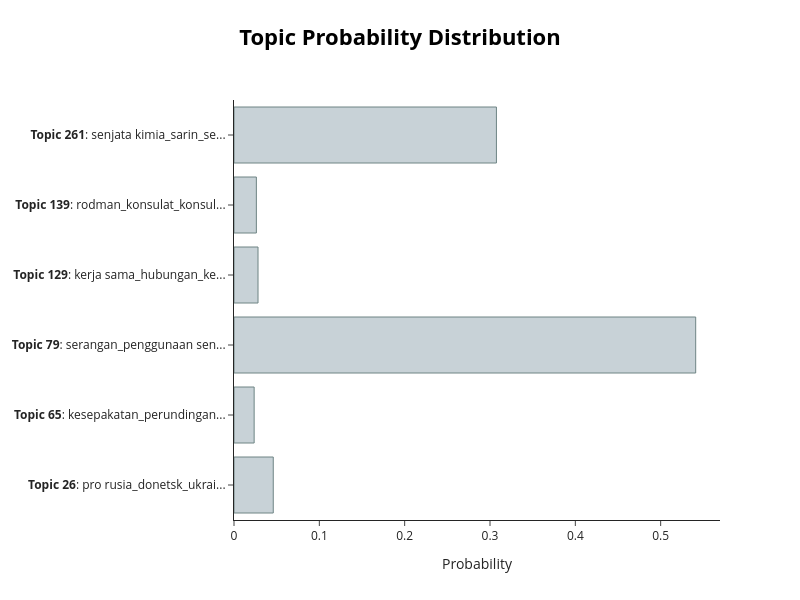

Notebook code for this chart:
### Code cell
# Visualize the topic-document distribution for a single document
loaded_model.visualize_distribution(topic_distr[0])

### Figure 1 — Plotly figure (JSON) as saved in the notebook; plotly's stock layout.template omitted (floating-point values rounded to 4 significant figures)
{"data": [{"marker": {"color": "#C8D2D7", "line": {"color": "#6E8484", "width": 1}}, "orientation": "h", "type": "bar", "x": [0.046, 0.02362, 0.541, 0.02816, 0.0262, 0.3075], "y": ["<b>Topic 26</b>: pro rusia_donetsk_ukrai...", "<b>Topic 65</b>: kesepakatan_perundingan...", "<b>Topic 79</b>: serangan_penggunaan sen...", "<b>Topic 129</b>: kerja sama_hubungan_ke...", "<b>Topic 139</b>: rodman_konsulat_konsul...", "<b>Topic 261</b>: senjata kimia_sarin_se..."]}], "layout": {"height": 600, "hoverlabel": {"bgcolor": "white", "font": {"family": "Rockwell", "size": 16}}, "title": {"font": {"color": "Black", "size": 22}, "text": "<b>Topic Probability Distribution</b>", "x": 0.5, "xanchor": "center", "y": 0.95, "yanchor": "top"}, "width": 800, "xaxis": {"autorange": true, "range": [0, 0.5695], "title": {"text": "Probability"}, "type": "linear"}, "yaxis": {"autorange": true, "range": [-0.5, 5.5], "type": "category"}}}
